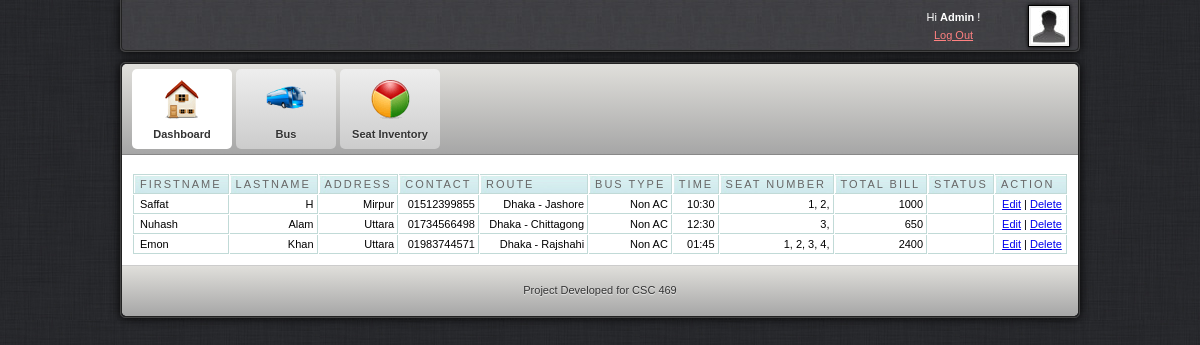
Screenshot of /admin/dashboard.php (signed in) with the database file from the repository.
### tables this page shows
CREATE TABLE `customer` (
  `id` int(11) NOT NULL,
  `fname` varchar(30) NOT NULL,
  `lname` varchar(30) NOT NULL,
  `contact` varchar(20) NOT NULL,
  `address` varchar(300) NOT NULL,
  `bus` varchar(30) NOT NULL,
  `transactionum` varchar(10) NOT NULL,
  `payable` varchar(11) NOT NULL,
  `status` varchar(100) NOT NULL,
  `setnumber` varchar(100) NOT NULL
);

CREATE TABLE `route` (
  `id` int(11) NOT NULL,
  `route` varchar(300) NOT NULL,
  `price` varchar(30) NOT NULL,
  `numseats` int(30) NOT NULL,
  `type` varchar(300) NOT NULL,
  `time` varchar(100) NOT NULL
);

CREATE TABLE `reserve` (
  `id` int(11) NOT NULL,
  `date` varchar(11) NOT NULL,
  `bus` varchar(11) NOT NULL,
  `seat_reserve` varchar(11) NOT NULL,
  `transactionnum` varchar(10) NOT NULL,
  `seat` varchar(100) NOT NULL
);

### admin/dashboard.php (the view, shortened to what this page needs)
<html>
<head>
<link href="css/style.css" rel="stylesheet" type="text/css" />
<link rel="stylesheet" href="febe/style.css" type="text/css" media="screen" charset="utf-8">
<link href="src/facebox.css" media="screen" rel="stylesheet" type="text/css" />
</head>
<body>
	<div id="container">
		<div id="adminbar-outer" class="radius-bottom">
			<div id="adminbar" class="radius-bottom">
				<div id="details">
					<a class="avatar" href="javascript: void(0)">
					<img width="36" height="36" alt="avatar" src="img/avatar.jpg">
					</a>
					<div class="tcenter">
					Hi
					<strong>Admin</strong>
					!
					<br>
					<a class="alightred" href="../index.php">Log Out</a>
					</div>
				</div>
			</div>
		</div>
		<div id="panel-outer" class="radius" style="opacity: 1;">
			<div id="panel" class="radius">
				<ul class="radius-top clearfix" id="main-menu">
					<li>
						<a class="active" href="dashboard.php">
							<img alt="Dashboard" src="img/m-dashboard.png">
							<span>Dashboard</span>
						</a>
					</li>
					<li>
						<a href="route.php">
							<img alt="Statistics" src="img/m-custom.png">
							<span>Bus</span>
						</a>
					</li>
					<li>
						<a href="setinventory.php">
							<img alt="Statistics" src="img/m-statistics.png">
							<span>Seat Inventory</span>
						</a>
					</li>
				</ul>
				<div id="content" class="clearfix">
					<table cellpadding="1" cellspacing="1" id="resultTable">
						<thead>
							<tr>
								<th  style="border-left: 1px solid #C1DAD7"> Firstname </th>
								<th> Lastname </th>
								<th> Address </th>
								<th> Contact </th>
								<th> Route </th>
								<th> Bus Type </th>
								<th> Time </th>
								<th> Seat Number </th>
								<th> Total Bill </th>
								<th> Status </th>
								<th> Action </th>
							</tr>
						</thead>
						<tbody>
						<?php
							include('../db.php');
							$result = mysqli_query($conn,"SELECT * FROM customer");
							while($row = mysqli_fetch_array($result))
								{
									echo '<tr class="record">';
									echo '<td style="border-left: 1px solid #C1DAD7;">'.$row['fname'].'</td>';
									echo '<td><div align="right">'.$row['lname'].'</div></td>';
									echo '<td><div align="right">'.$row['address'].'</div></td>';
									echo '<td><div align="right">'.$row['contact'].'</div></td>';
									$rrad=$row['bus'];
									$dddd=$row['transactionum'];
									$results = mysqli_query($conn,"SELECT * FROM route WHERE id='$rrad'");
									while($rows = mysqli_fetch_array($results))
										{
									echo '<td><div align="right">'.$rows['route'].'</div></td>';
									echo '<td><div align="right">'.$rows['type'].'</div></td>';
									echo '<td><div align="right">'.$rows['time'].'</div></td>';
										}
									$resulta = mysqli_query($conn,"SELECT * FROM reserve WHERE transactionnum='$dddd'");
									while($rowa = mysqli_fetch_array($resulta))
										{
									echo '<td><div align="right">'.$rowa['seat'].'</div></td>';
										}
									echo '<td><div align="right">'.$row['payable'].'</div></td>';
									echo '<td><div align="right">'.$row['status'].'</div></td>';
									echo '<td><div align="center"><a rel="facebox" href="editstatus.php?id='.$row['id'].'">Edit</a> | <a href="#" id="'.$row['transactionum'].'" class="delbutton" title="Click To Delete">Delete</a></div></td>';
									echo '</tr>';
								}
							?>
						</tbody>
					</table>
				</div>
				<div id="footer" class="radius-bottom">
					<p>Project Developed for CSC 469</p>
				</div>
			</div>
		</div>
	</div>
</body>
</html>

### admin/css/style.css (style rules this page uses)
html, body { background: url("../img/bg.jpg") repeat scroll 0 0 #333333; color: #333333; font-family: Arial,Helvetica,sans-serif; font-size: 11px; line-height: 1.6; margin:0; }
#container { margin: 0 auto; width: 960px; }
#login-container-outer, #container #adminbar-outer, #container #panel-outer { border: 1px solid #444444; box-shadow: 0 0 10px #000000; }
#container #adminbar-outer { background: none repeat scroll 0 0 #403F44; border-top: medium none; margin: 0 0 10px; }
.radius-bottom { border-bottom-left-radius: 5px; border-bottom-right-radius: 5px; }
#login-container, #container #adminbar, #container #panel { border: 1px solid #222222; }
#container #adminbar { background: url("../img/alter-bg.jpg") repeat scroll left top transparent; border-top: medium none; height: 50px; }
.clearfix { clear:both; }
#container #adminbar #details { color: #FFFFFF; float: right; height: 34px; line-height: 18px; padding: 8px; width: 184px; }
#container #adminbar #details a.avatar { background-color: #EEEEEE; border: 1px solid #000000; box-shadow: 0 0 4px #000000; display: block; float: right; height: 36px; margin: -3px 0 0 7px; padding: 2px; width: 36px; }
.tcenter { text-align: center; }
a.alightred { color: #FF8181; }
.radius { border-radius: 5px 5px 5px 5px; }
#container #panel ul#main-menu, #container #panel #footer, #login-extra { background-color: #D5D5D5; background-image: linear-gradient(#E0DFDB, #A6A6A6); }
ul#main-menu { border-bottom: 1px solid #888888; list-style: none outside none; margin: 0; padding: 0 10px; }
.radius-top { border-top-left-radius: 5px; border-top-right-radius: 5px; }
ul#main-menu li { float: left; margin: 5px 4px 5px 0; }
ul#main-menu li a.active { background: none repeat scroll 0 0 #FFFFFF; text-shadow: 0 1px 1px #FFFFFF; }
ul#main-menu li a { background: linear-gradient(#EEEEEE, #CCCCCC) repeat scroll 0 0 #EEEEEE; border-radius: 5px 5px 5px 5px; color: #333333; display: block; font-weight: bold; height: 80px; line-height: 1px; position: relative; text-align: center; text-shadow: 0 1px 1px #EEEEEE; width: 100px; text-decoration:none; }
ul#main-menu li a img { height: 40px; padding: 10px 15px 5px; width: 40px; }
ul#main-menu li a span { display: block; line-height: 20px; padding: 0 0 5px; }
#container #content { padding: 10px; background-color:#ffffff; }
#container #footer { border-top: 1px solid #CCCCCC; color: #333333; margin: 0; padding: 5px; text-align: center; text-shadow: 0 1px 1px #EEEEEE; }

### admin/febe/style.css (style rules this page uses)
#resultTable { background-color: white; margin-top: 8px; width: 100%; color:#000000; }
#resultTable th.sortable { background: url("bg_header.jpg") no-repeat scroll 0 0 #CAE8EA; border-bottom: 1px solid #C1DAD7; border-right: 1px solid #C1DAD7; border-top: 1px solid #C1DAD7; color: #4F6B72; font: normal 11px "Trebuchet MS",Verdana,Arial,Helvetica,sans-serif; letter-spacing: 2px; padding: 3px 3px 3px 6px; text-align: left; text-transform: uppercase; color: #666; cursor: pointer; text-decoration: none; }
#resultTable th { background: url("bg_header.jpg") no-repeat scroll 0 0 #CAE8EA; border-bottom: 1px solid #C1DAD7; border-right: 1px solid #C1DAD7; border-top: 1px solid #C1DAD7; color: #4F6B72; font: normal 11px "Trebuchet MS",Verdana,Arial,Helvetica,sans-serif; letter-spacing: 2px; padding: 3px 3px 3px 6px; text-align: left; text-transform: uppercase; color: #666; cursor: pointer; text-decoration: none; }
#resultTable td { border-bottom: 1px solid #C1DAD7; border-right: 1px solid #C1DAD7; padding: 3px 3px 3px 6px; font: normal 11px "Trebuchet MS",Verdana,Arial,Helvetica,sans-serif; }
#resultTable td.odd { font: normal 11px "Trebuchet MS",Verdana,Arial,Helvetica,sans-serif; }
.clearfix { clear:both; }

### rows the page displays
customer: fname "Saffat", lname "H", address "Mirpur", contact "01512399855", payable "1000"
route: route "Dhaka - Jashore", type "Non AC", time "10:30"
reserve: seat "1, 2,"
customer: fname "Nuhash", lname "Alam", address "Uttara", contact "01734566498", payable "650"
route: route "Dhaka - Chittagong", type "Non AC", time "12:30"
reserve: seat "3,"
customer: fname "Emon", lname "Khan", address "Uttara", contact "01983744571", payable "2400"
route: route "Dhaka - Rajshahi", type "Non AC", time "01:45"
reserve: seat "1, 2, 3, 4,"
